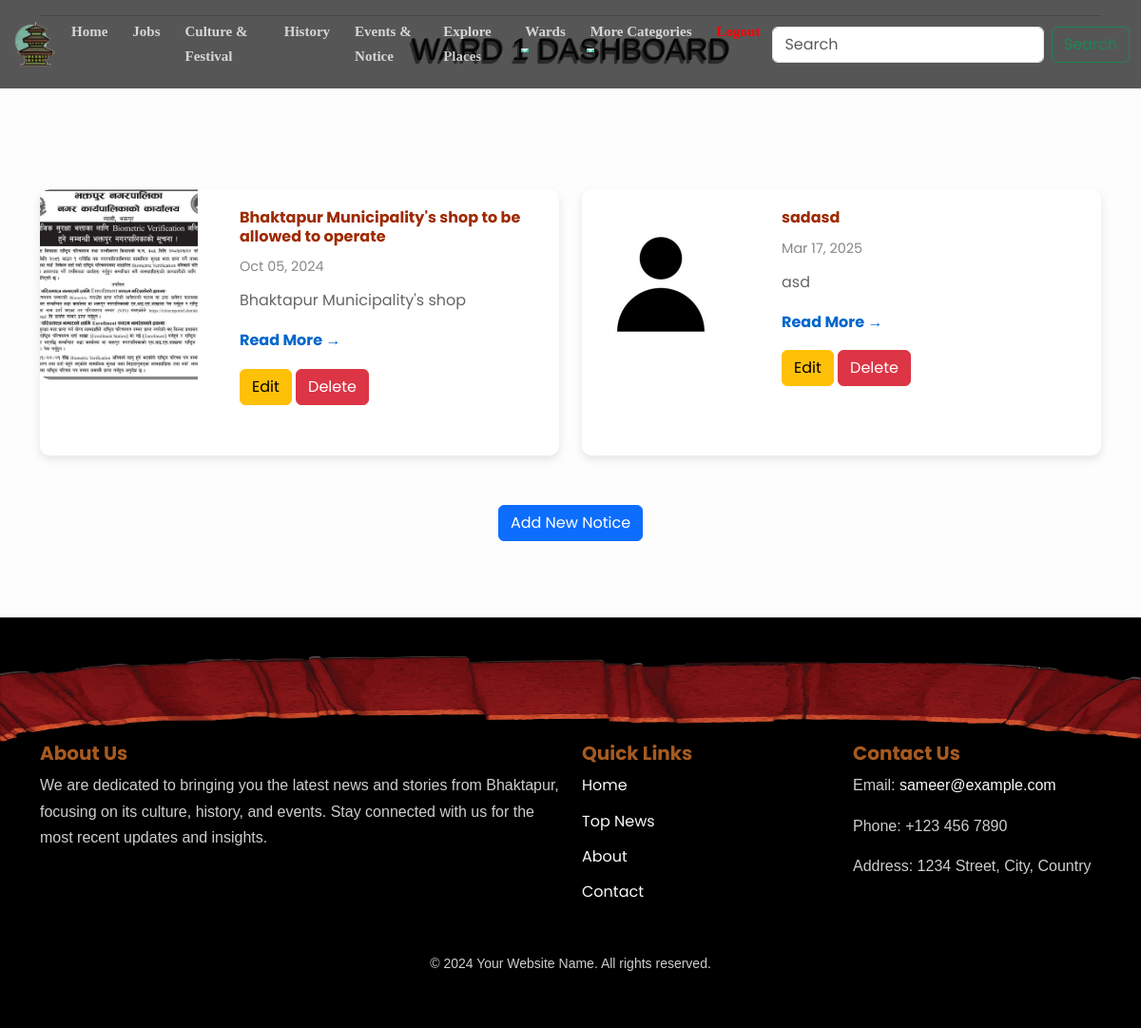
The app's page /user/dashboard/ (signed in) with its own data.
### ward/models.py (models this page shows, shortened)
class Ward(models.Model):
    name = models.ForeignKey(
        MyUser,
        on_delete=models.CASCADE,
        related_name='wards'
    )
    category = models.ForeignKey(
        Category,
        on_delete=models.CASCADE,
        limit_choices_to={'name__in': ['Events & Notice']},
        null=True
    )
    title = models.CharField(max_length=100,null=True,blank=True)
    body = models.TextField(null=True, blank=True)
    slug = AutoSlugField(populate_from='title', unique=True, max_length=50,null=True,blank=True)
    image = models.ImageField(upload_to='ward/', blank=True, null=True)
    date_created = models.DateTimeField(default=timezone.now)

### user/views.py (the view)
# urls.py: path('dashboard/',views.dashboard,name="dashboard_page"),
@login_required
def dashboard(request):
    ward_no = request.user.ward  # Ward name from MyUser
    ward_data = Ward.objects.filter(name__ward=ward_no)  # Filter Ward by the user's ward
    return render(request, 'dashboard/dashboard.html', {'ward_data': ward_data, 'ward_no':ward_no})

### mynews/context_processors.py (called while the page is built)
def categories(request):
    categories = Category.objects.all()
    return {'categories': categories}

def wards(request):
    wards = Ward.objects.all()
    return {'wards': wards}

### templates/dashboard/dashboard.html (shortened to what this page needs)
{% include "components/navbar.html" %}
<div class="container category-section">
    <hr>
    <h2 class="section-title text-center">Ward {{ward_no}} Dashboard</h2>
    {% if ward_data %}
    <div class="row">
        {% for item in ward_data %}
        <div class="col-md-6 my-2 news-card">
            <div class="card horizontal-card">
                <div class="row no-gutters">
                    <div class="col-md-4">
                    {% if item.image %}
                        <img src="{{ item.image.url }}" class="card-img-left" alt="{{ item.title }}">
                        {% endif %}
                    </div>
                    <div class="col-md-8">
                        <div class="card-body">
                            <h5 class="card-title">
                                <a href="/details/{{ item.title }}">{{ item.title }}</a>
                            </h5>
                            <p class="card-date">{{ item.date_created|date:"M d, Y" }}</p>
                            <p class="card-text">{{ item.body|truncatewords:20|safe }}</p>
                            <a href="/details/{{ item.title }}" class="btn-read-more">Read More <span>&#x2192;</span></a>
                            <div class="mt-3">
                                <a href="/user/dashboard-edit/{{ item.id }}" class="btn btn-warning">Edit</a>
                                <a href="/user/dashboard-delete/{{ item.id }}" class="btn btn-danger" onclick="return confirm('Are you sure you want to delete this item?');">Delete</a>
                            </div>
                        </div>
                    </div>
                </div>
            </div>
        </div>
        {% endfor %}
    </div>
    <div class="text-center mt-4">
        <a href="/user/dashboard-create/" class="btn btn-primary">Add New Notice</a>
    </div>
    {% else %}
    <div class="text-center mt-5">
        <h3>No data found</h3>
        <a href="/user/dashboard-create/" class="btn btn-primary">Add New Notice</a>
    </div>
    {% endif %}
</div>
{% include "components/footer.html" %}

### static/nav&footer.css (style rules this page uses)
body { font-family: 'Poppins', sans-serif; color: #333; }

### static/pages_style/home.css (style rules this page uses)
:root { --primary-color: #9C3D54; --secondary-color: #E85A4F; --accent-color: #F5B971; --dark-color: #2C363F; --light-color: #F4F1DE; --text-primary: #333333; --text-secondary: #666666; --font-heading: 'Playfair Display', serif; --font-body: 'Poppins', sans-serif; --transition: all 0.3s ease-in-out; --shadow: 0 5px 15px rgba(0, 0, 0, 0.1); --shadow-hover: 0 8px 25px rgba(0, 0, 0, 0.2); --border-radius: 10px; }
body { font-family: var(--font-body) !important; color: var(--text-primary); line-height: 1.7; background-color: #fdfdfd; }
.row { margin-bottom: 15px; }
.card-img-left { width: 100%; height: 200px; object-fit: cover; border-top-left-radius: 10px; border-bottom-left-radius: 10px; }
.card-body { padding: 20px; display: flex; flex-direction: column; justify-content: center; }
.card-title { font-size: 1rem; font-weight: bold; margin-bottom: 10px; color: #333; }
.card-title a { text-align: justify; color: rgb(158, 42, 0); text-decoration: none; }
.card-date { font-size: 0.9rem; color: #888; margin-bottom: 10px; }
.card-text { font-size: 1rem; color: #666; margin-bottom: 15px; }
.btn-read-more { font-size: 1rem; color: #0066cc; font-weight: bold; text-decoration: none; }

### staticfiles_build/static/pages_style/all_category.css (style rules this page uses)
.category-section h2.section-title { font-family: "Avant Garde", Avantgarde, "Century Gothic", CenturyGothic, "AppleGothic", sans-serif; color: #131313; text-shadow: 1px -1px 0 #767676, -1px 2px 1px #737272, -2px 4px 1px #767474; text-transform: uppercase; text-rendering: optimizeLegibility; margin-bottom: 15vh; }
.category-section .horizontal-card { border: none; max-height: 280px; background-color: #fff; border-radius: 10px; box-shadow: 0 4px 10px rgba(0, 0, 0, 0.1); transition: transform 0.3s ease-in-out; display: flex; flex-direction: column; margin-bottom: 20px; height: 300px; overflow: hidden; }

### records on screen
Ward: image (picture), title "Bhaktapur Municipality's shop to be allowed to operate", date_created "Oct 05, 2024", body "Bhaktapur Municipality's shop"
Ward: image (placeholder picture), title "sadasd", date_created "Mar 17, 2025", body "asd"

### other values on screen
{{ ward_no }} "1"
